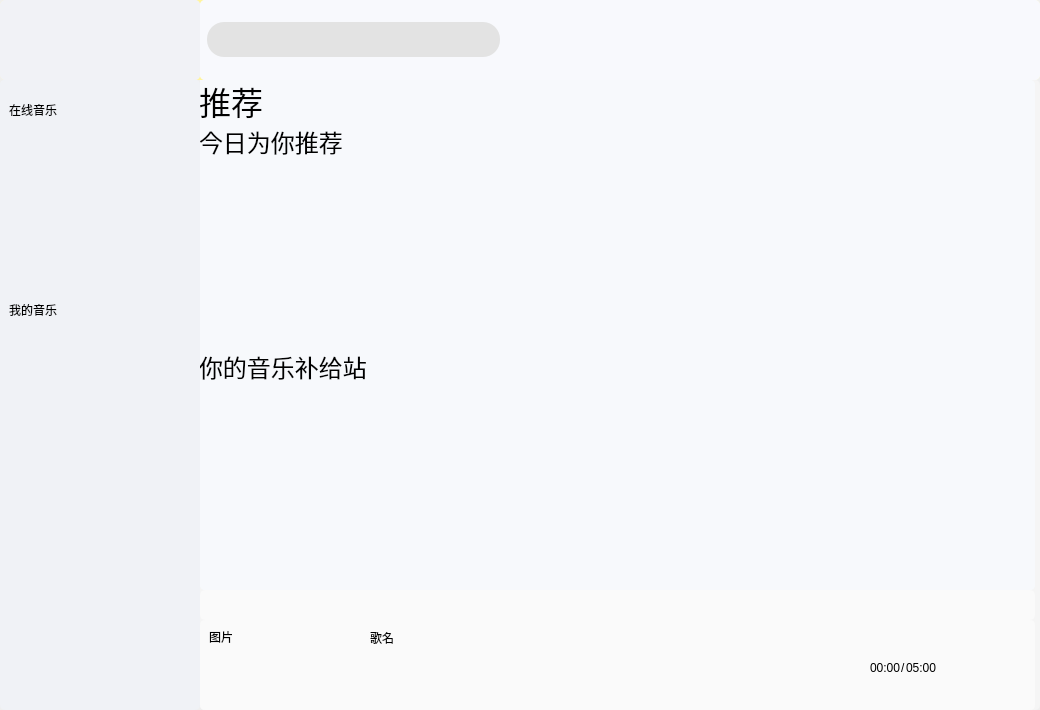
<?xml version="1.0" encoding="UTF-8"?>
<ui version="4.0">
 <class>client</class>
 <widget class="QWidget" name="client">
  <property name="geometry">
   <rect>
    <x>0</x>
    <y>0</y>
    <width>1040</width>
    <height>710</height>
   </rect>
  </property>
  <property name="windowTitle">
   <string>client</string>
  </property>
  <property name="styleSheet">
   <string notr="true">border-radius: 5px;</string>
  </property>
  <layout class="QVBoxLayout" name="verticalLayout">
   <property name="spacing">
    <number>0</number>
   </property>
   <property name="leftMargin">
    <number>0</number>
   </property>
   <property name="topMargin">
    <number>0</number>
   </property>
   <property name="rightMargin">
    <number>0</number>
   </property>
   <property name="bottomMargin">
    <number>0</number>
   </property>
   <item>
    <widget class="QWidget" name="background" native="true">
     <property name="styleSheet">
      <string notr="true"/>
     </property>
     <layout class="QVBoxLayout" name="verticalLayout_2">
      <property name="spacing">
       <number>0</number>
      </property>
      <property name="leftMargin">
       <number>0</number>
      </property>
      <property name="topMargin">
       <number>0</number>
      </property>
      <property name="rightMargin">
       <number>0</number>
      </property>
      <property name="bottomMargin">
       <number>0</number>
      </property>
      <item>
       <widget class="QWidget" name="head" native="true">
        <property name="minimumSize">
         <size>
          <width>0</width>
          <height>80</height>
         </size>
        </property>
        <property name="maximumSize">
         <size>
          <width>16777215</width>
          <height>80</height>
         </size>
        </property>
        <property name="styleSheet">
         <string notr="true">background-color:rgb(255, 244, 160)</string>
        </property>
        <layout class="QHBoxLayout" name="horizontalLayout">
         <property name="spacing">
          <number>0</number>
         </property>
         <property name="leftMargin">
          <number>0</number>
         </property>
         <property name="topMargin">
          <number>0</number>
         </property>
         <property name="rightMargin">
          <number>0</number>
         </property>
         <property name="bottomMargin">
          <number>0</number>
         </property>
         <item>
          <widget class="QWidget" name="headLeft" native="true">
           <property name="minimumSize">
            <size>
             <width>200</width>
             <height>0</height>
            </size>
           </property>
           <property name="maximumSize">
            <size>
             <width>200</width>
             <height>16777215</height>
            </size>
           </property>
           <property name="styleSheet">
            <string notr="true">background-color:rgb(241, 242, 246)</string>
           </property>
           <layout class="QHBoxLayout" name="horizontalLayout_3">
            <property name="spacing">
             <number>0</number>
            </property>
            <property name="leftMargin">
             <number>0</number>
            </property>
            <property name="topMargin">
             <number>0</number>
            </property>
            <property name="rightMargin">
             <number>0</number>
            </property>
            <property name="bottomMargin">
             <number>0</number>
            </property>
            <item>
             <widget class="QLabel" name="logo">
              <property name="styleSheet">
               <string notr="true">#logo
{
	background-image:url(&quot;:/images/logo.png&quot;);/*要加：*/
	background-repeat:no-repeat;/*因为图片小了，所以会重复*/
	background-position:center center;/*水平和垂直居中*/
}</string>
              </property>
              <property name="text">
               <string/>
              </property>
             </widget>
            </item>
           </layout>
          </widget>
         </item>
         <item>
          <widget class="QWidget" name="headRight" native="true">
           <property name="styleSheet">
            <string notr="true">background-color:rgb(248, 249, 253)</string>
           </property>
           <layout class="QHBoxLayout" name="horizontalLayout_2">
            <property name="spacing">
             <number>0</number>
            </property>
            <property name="leftMargin">
             <number>0</number>
            </property>
            <property name="topMargin">
             <number>0</number>
            </property>
            <property name="rightMargin">
             <number>0</number>
            </property>
            <property name="bottomMargin">
             <number>0</number>
            </property>
            <item>
             <widget class="QWidget" name="searchBox" native="true">
              <property name="minimumSize">
               <size>
                <width>300</width>
                <height>0</height>
               </size>
              </property>
              <property name="maximumSize">
               <size>
                <width>300</width>
                <height>16777215</height>
               </size>
              </property>
              <property name="styleSheet">
               <string notr="true"/>
              </property>
              <layout class="QHBoxLayout" name="horizontalLayout_4">
               <property name="spacing">
                <number>0</number>
               </property>
               <property name="leftMargin">
                <number>7</number>
               </property>
               <property name="topMargin">
                <number>0</number>
               </property>
               <property name="rightMargin">
                <number>0</number>
               </property>
               <property name="bottomMargin">
                <number>0</number>
               </property>
               <item>
                <widget class="QLineEdit" name="search">
                 <property name="minimumSize">
                  <size>
                   <width>0</width>
                   <height>35</height>
                  </size>
                 </property>
                 <property name="maximumSize">
                  <size>
                   <width>16777215</width>
                   <height>35</height>
                  </size>
                 </property>
                 <property name="styleSheet">
                  <string notr="true">#search
{
	background-color:#e3e3e3;
	border:none;
	border-radius:17px;
	padding-left:17px
}</string>
                 </property>
                </widget>
               </item>
              </layout>
             </widget>
            </item>
            <item>
             <widget class="QWidget" name="settingBox" native="true">
              <property name="styleSheet">
               <string notr="true"/>
              </property>
              <layout class="QHBoxLayout" name="horizontalLayout_5">
               <property name="spacing">
                <number>6</number>
               </property>
               <property name="leftMargin">
                <number>9</number>
               </property>
               <item>
                <spacer name="horizontalSpacer">
                 <property name="orientation">
                  <enum>Qt::Horizontal</enum>
                 </property>
                 <property name="sizeHint" stdset="0">
                  <size>
                   <width>40</width>
                   <height>20</height>
                  </size>
                 </property>
                </spacer>
               </item>
               <item>
                <widget class="QPushButton" name="skin">
                 <property name="minimumSize">
                  <size>
                   <width>30</width>
                   <height>30</height>
                  </size>
                 </property>
                 <property name="maximumSize">
                  <size>
                   <width>30</width>
                   <height>30</height>
                  </size>
                 </property>
                 <property name="styleSheet">
                  <string notr="true">#skin
{
	background-image:url(&quot;:/images/skin.png&quot;);
}
</string>
                 </property>
                 <property name="text">
                  <string/>
                 </property>
                </widget>
               </item>
               <item>
                <widget class="QPushButton" name="min">
                 <property name="minimumSize">
                  <size>
                   <width>30</width>
                   <height>30</height>
                  </size>
                 </property>
                 <property name="maximumSize">
                  <size>
                   <width>30</width>
                   <height>30</height>
                  </size>
                 </property>
                 <property name="styleSheet">
                  <string notr="true">#min
{
	background-image:url(&quot;:/images/min.png&quot;);
}</string>
                 </property>
                 <property name="text">
                  <string/>
                 </property>
                </widget>
               </item>
               <item>
                <widget class="QPushButton" name="max">
                 <property name="minimumSize">
                  <size>
                   <width>30</width>
                   <height>30</height>
                  </size>
                 </property>
                 <property name="maximumSize">
                  <size>
                   <width>30</width>
                   <height>30</height>
                  </size>
                 </property>
                 <property name="styleSheet">
                  <string notr="true">#max
{
	background-image:url(&quot;:/images/max.png&quot;);
}</string>
                 </property>
                 <property name="text">
                  <string/>
                 </property>
                </widget>
               </item>
               <item>
                <widget class="QPushButton" name="quit">
                 <property name="minimumSize">
                  <size>
                   <width>30</width>
                   <height>30</height>
                  </size>
                 </property>
                 <property name="maximumSize">
                  <size>
                   <width>30</width>
                   <height>30</height>
                  </size>
                 </property>
                 <property name="styleSheet">
                  <string notr="true">#quit
{
	background-image:url(&quot;:/images/quit.png&quot;);
}</string>
                 </property>
                 <property name="text">
                  <string/>
                 </property>
                </widget>
               </item>
              </layout>
             </widget>
            </item>
           </layout>
          </widget>
         </item>
        </layout>
       </widget>
      </item>
      <item>
       <widget class="QWidget" name="body" native="true">
        <property name="styleSheet">
         <string notr="true"/>
        </property>
        <layout class="QHBoxLayout" name="horizontalLayout_6">
         <property name="spacing">
          <number>0</number>
         </property>
         <property name="leftMargin">
          <number>0</number>
         </property>
         <property name="topMargin">
          <number>0</number>
         </property>
         <property name="rightMargin">
          <number>0</number>
         </property>
         <property name="bottomMargin">
          <number>0</number>
         </property>
         <item>
          <widget class="QWidget" name="bodyLeft" native="true">
           <property name="minimumSize">
            <size>
             <width>200</width>
             <height>0</height>
            </size>
           </property>
           <property name="maximumSize">
            <size>
             <width>200</width>
             <height>16777215</height>
            </size>
           </property>
           <property name="styleSheet">
            <string notr="true">background-color:rgb(240, 242, 246)</string>
           </property>
           <layout class="QVBoxLayout" name="verticalLayout_3">
            <property name="spacing">
             <number>0</number>
            </property>
            <property name="leftMargin">
             <number>0</number>
            </property>
            <property name="topMargin">
             <number>0</number>
            </property>
            <property name="rightMargin">
             <number>0</number>
            </property>
            <property name="bottomMargin">
             <number>0</number>
            </property>
            <item>
             <widget class="QWidget" name="leftBox" native="true">
              <property name="minimumSize">
               <size>
                <width>0</width>
                <height>400</height>
               </size>
              </property>
              <property name="maximumSize">
               <size>
                <width>16777215</width>
                <height>400</height>
               </size>
              </property>
              <property name="styleSheet">
               <string notr="true">background-color:rgb(240, 242, 246)</string>
              </property>
              <layout class="QVBoxLayout" name="verticalLayout_4">
               <property name="spacing">
                <number>0</number>
               </property>
               <property name="leftMargin">
                <number>0</number>
               </property>
               <property name="topMargin">
                <number>0</number>
               </property>
               <property name="rightMargin">
                <number>0</number>
               </property>
               <property name="bottomMargin">
                <number>0</number>
               </property>
               <item>
                <widget class="QWidget" name="onlineMusic" native="true">
                 <property name="styleSheet">
                  <string notr="true">background-color:rgb(240, 242, 246)</string>
                 </property>
                 <widget class="BtForm" name="rec" native="true">
                  <property name="geometry">
                   <rect>
                    <x>9</x>
                    <y>56</y>
                    <width>182</width>
                    <height>41</height>
                   </rect>
                  </property>
                  <property name="minimumSize">
                   <size>
                    <width>0</width>
                    <height>41</height>
                   </size>
                  </property>
                  <property name="maximumSize">
                   <size>
                    <width>16777215</width>
                    <height>41</height>
                   </size>
                  </property>
                  <property name="styleSheet">
                   <string notr="true"/>
                  </property>
                 </widget>
                 <widget class="QLabel" name="onlineMusicText">
                  <property name="geometry">
                   <rect>
                    <x>9</x>
                    <y>9</y>
                    <width>182</width>
                    <height>41</height>
                   </rect>
                  </property>
                  <property name="minimumSize">
                   <size>
                    <width>0</width>
                    <height>41</height>
                   </size>
                  </property>
                  <property name="maximumSize">
                   <size>
                    <width>16777215</width>
                    <height>41</height>
                   </size>
                  </property>
                  <property name="text">
                   <string>在线音乐</string>
                  </property>
                 </widget>
                </widget>
               </item>
               <item>
                <widget class="QWidget" name="myMusic" native="true">
                 <property name="styleSheet">
                  <string notr="true">background-color:rgb(240, 242, 246)</string>
                 </property>
                 <layout class="QVBoxLayout" name="verticalLayout_5">
                  <item>
                   <widget class="QLabel" name="myMusicText">
                    <property name="text">
                     <string>我的音乐</string>
                    </property>
                   </widget>
                  </item>
                  <item>
                   <widget class="BtForm" name="like" native="true">
                    <property name="styleSheet">
                     <string notr="true"/>
                    </property>
                   </widget>
                  </item>
                  <item>
                   <widget class="BtForm" name="local" native="true"/>
                  </item>
                  <item>
                   <widget class="BtForm" name="recent" native="true"/>
                  </item>
                 </layout>
                </widget>
               </item>
              </layout>
             </widget>
            </item>
            <item>
             <spacer name="verticalSpacer">
              <property name="orientation">
               <enum>Qt::Vertical</enum>
              </property>
              <property name="sizeHint" stdset="0">
               <size>
                <width>20</width>
                <height>583</height>
               </size>
              </property>
             </spacer>
            </item>
           </layout>
          </widget>
         </item>
         <item>
          <widget class="QWidget" name="bodyRight" native="true">
           <property name="styleSheet">
            <string notr="true">background-color:#f5f5f5</string>
           </property>
           <layout class="QVBoxLayout" name="verticalLayout_7">
            <property name="spacing">
             <number>0</number>
            </property>
            <property name="leftMargin">
             <number>0</number>
            </property>
            <property name="topMargin">
             <number>0</number>
            </property>
            <property name="rightMargin">
             <number>5</number>
            </property>
            <property name="bottomMargin">
             <number>0</number>
            </property>
            <item>
             <widget class="QStackedWidget" name="stackedWidget">
              <property name="styleSheet">
               <string notr="true">background-color: rgb(247,249,252)</string>
              </property>
              <property name="currentIndex">
               <number>0</number>
              </property>
              <widget class="QWidget" name="recPage">
               <widget class="QScrollArea" name="scrollArea">
                <property name="geometry">
                 <rect>
                  <x>-1</x>
                  <y>-4</y>
                  <width>820</width>
                  <height>500</height>
                 </rect>
                </property>
                <property name="widgetResizable">
                 <bool>true</bool>
                </property>
                <widget class="QWidget" name="scrollAreaWidgetContents">
                 <property name="geometry">
                  <rect>
                   <x>0</x>
                   <y>0</y>
                   <width>820</width>
                   <height>500</height>
                  </rect>
                 </property>
                 <layout class="QVBoxLayout" name="verticalLayout_6">
                  <property name="spacing">
                   <number>0</number>
                  </property>
                  <property name="leftMargin">
                   <number>0</number>
                  </property>
                  <property name="topMargin">
                   <number>0</number>
                  </property>
                  <property name="rightMargin">
                   <number>0</number>
                  </property>
                  <property name="bottomMargin">
                   <number>0</number>
                  </property>
                  <item>
                   <widget class="QLabel" name="recText">
                    <property name="minimumSize">
                     <size>
                      <width>0</width>
                      <height>50</height>
                     </size>
                    </property>
                    <property name="maximumSize">
                     <size>
                      <width>16777215</width>
                      <height>50</height>
                     </size>
                    </property>
                    <property name="font">
                     <font>
                      <family>Arial</family>
                      <pointsize>24</pointsize>
                     </font>
                    </property>
                    <property name="text">
                     <string>推荐</string>
                    </property>
                   </widget>
                  </item>
                  <item>
                   <widget class="QLabel" name="recMusicText">
                    <property name="minimumSize">
                     <size>
                      <width>0</width>
                      <height>30</height>
                     </size>
                    </property>
                    <property name="maximumSize">
                     <size>
                      <width>16777215</width>
                      <height>30</height>
                     </size>
                    </property>
                    <property name="font">
                     <font>
                      <pointsize>18</pointsize>
                     </font>
                    </property>
                    <property name="text">
                     <string>今日为你推荐</string>
                    </property>
                   </widget>
                  </item>
                  <item>
                   <widget class="RecBox" name="recMusicBox" native="true"/>
                  </item>
                  <item>
                   <widget class="QLabel" name="supplyMusicText">
                    <property name="minimumSize">
                     <size>
                      <width>0</width>
                      <height>30</height>
                     </size>
                    </property>
                    <property name="maximumSize">
                     <size>
                      <width>16777215</width>
                      <height>30</height>
                     </size>
                    </property>
                    <property name="font">
                     <font>
                      <pointsize>18</pointsize>
                     </font>
                    </property>
                    <property name="text">
                     <string>你的音乐补给站</string>
                    </property>
                   </widget>
                  </item>
                  <item>
                   <widget class="RecBox" name="supplyMusicBox" native="true"/>
                  </item>
                 </layout>
                </widget>
               </widget>
              </widget>
              <widget class="CommonPage" name="likePage"/>
              <widget class="CommonPage" name="localPage"/>
              <widget class="CommonPage" name="recentPage"/>
             </widget>
            </item>
            <item>
             <widget class="QWidget" name="progressBar" native="true">
              <property name="minimumSize">
               <size>
                <width>0</width>
                <height>30</height>
               </size>
              </property>
              <property name="maximumSize">
               <size>
                <width>16777215</width>
                <height>30</height>
               </size>
              </property>
              <property name="styleSheet">
               <string notr="true">background-color:rgb(250, 250, 250)</string>
              </property>
             </widget>
            </item>
            <item>
             <widget class="QWidget" name="controlBox" native="true">
              <property name="minimumSize">
               <size>
                <width>0</width>
                <height>90</height>
               </size>
              </property>
              <property name="maximumSize">
               <size>
                <width>16777215</width>
                <height>90</height>
               </size>
              </property>
              <property name="styleSheet">
               <string notr="true">background-color:rgb(250, 250, 250)</string>
              </property>
              <layout class="QHBoxLayout" name="horizontalLayout_7">
               <property name="spacing">
                <number>0</number>
               </property>
               <property name="leftMargin">
                <number>0</number>
               </property>
               <property name="topMargin">
                <number>0</number>
               </property>
               <property name="rightMargin">
                <number>0</number>
               </property>
               <property name="bottomMargin">
                <number>0</number>
               </property>
               <item>
                <widget class="QWidget" name="play1" native="true">
                 <property name="styleSheet">
                  <string notr="true"/>
                 </property>
                 <widget class="QLabel" name="musicCover">
                  <property name="geometry">
                   <rect>
                    <x>9</x>
                    <y>9</y>
                    <width>30</width>
                    <height>16</height>
                   </rect>
                  </property>
                  <property name="text">
                   <string>图片</string>
                  </property>
                 </widget>
                 <widget class="QLabel" name="musicName">
                  <property name="geometry">
                   <rect>
                    <x>170</x>
                    <y>10</y>
                    <width>30</width>
                    <height>16</height>
                   </rect>
                  </property>
                  <property name="text">
                   <string>歌名</string>
                  </property>
                 </widget>
                 <widget class="QPushButton" name="download">
                  <property name="geometry">
                   <rect>
                    <x>170</x>
                    <y>50</y>
                    <width>30</width>
                    <height>30</height>
                   </rect>
                  </property>
                  <property name="minimumSize">
                   <size>
                    <width>30</width>
                    <height>30</height>
                   </size>
                  </property>
                  <property name="maximumSize">
                   <size>
                    <width>30</width>
                    <height>30</height>
                   </size>
                  </property>
                  <property name="text">
                   <string/>
                  </property>
                 </widget>
                </widget>
               </item>
               <item>
                <widget class="QWidget" name="play2" native="true">
                 <property name="styleSheet">
                  <string notr="true"/>
                 </property>
                 <layout class="QHBoxLayout" name="horizontalLayout_8">
                  <item>
                   <widget class="QPushButton" name="addLike">
                    <property name="minimumSize">
                     <size>
                      <width>30</width>
                      <height>30</height>
                     </size>
                    </property>
                    <property name="maximumSize">
                     <size>
                      <width>30</width>
                      <height>30</height>
                     </size>
                    </property>
                    <property name="text">
                     <string/>
                    </property>
                   </widget>
                  </item>
                  <item>
                   <widget class="QPushButton" name="playPrev">
                    <property name="minimumSize">
                     <size>
                      <width>30</width>
                      <height>30</height>
                     </size>
                    </property>
                    <property name="maximumSize">
                     <size>
                      <width>30</width>
                      <height>30</height>
                     </size>
                    </property>
                    <property name="text">
                     <string/>
                    </property>
                   </widget>
                  </item>
                  <item>
                   <widget class="QPushButton" name="play">
                    <property name="minimumSize">
                     <size>
                      <width>60</width>
                      <height>60</height>
                     </size>
                    </property>
                    <property name="maximumSize">
                     <size>
                      <width>60</width>
                      <height>60</height>
                     </size>
                    </property>
                    <property name="text">
                     <string/>
                    </property>
                   </widget>
                  </item>
                  <item>
                   <widget class="QPushButton" name="playNext">
                    <property name="minimumSize">
                     <size>
                      <width>30</width>
                      <height>30</height>
                     </size>
                    </property>
                    <property name="maximumSize">
                     <size>
                      <width>30</width>
                      <height>30</height>
                     </size>
                    </property>
                    <property name="text">
                     <string/>
                    </property>
                   </widget>
                  </item>
                  <item>
                   <widget class="QPushButton" name="playMode">
                    <property name="minimumSize">
                     <size>
                      <width>30</width>
                      <height>30</height>
                     </size>
                    </property>
                    <property name="maximumSize">
                     <size>
                      <width>30</width>
                      <height>30</height>
                     </size>
                    </property>
                    <property name="text">
                     <string/>
                    </property>
                   </widget>
                  </item>
                 </layout>
                </widget>
               </item>
               <item>
                <widget class="QWidget" name="play3" native="true">
                 <property name="styleSheet">
                  <string notr="true"/>
                 </property>
                 <widget class="QWidget" name="layoutWidget">
                  <property name="geometry">
                   <rect>
                    <x>20</x>
                    <y>30</y>
                    <width>232</width>
                    <height>36</height>
                   </rect>
                  </property>
                  <layout class="QHBoxLayout" name="horizontalLayout_13">
                   <item>
                    <spacer name="horizontalSpacer_2">
                     <property name="orientation">
                      <enum>Qt::Horizontal</enum>
                     </property>
                     <property name="sizeHint" stdset="0">
                      <size>
                       <width>58</width>
                       <height>20</height>
                      </size>
                     </property>
                    </spacer>
                   </item>
                   <item>
                    <layout class="QHBoxLayout" name="horizontalLayout_12">
                     <item>
                      <layout class="QHBoxLayout" name="horizontalLayout_10">
                       <property name="spacing">
                        <number>0</number>
                       </property>
                       <item>
                        <widget class="QLabel" name="currentTime">
                         <property name="text">
                          <string>00:00</string>
                         </property>
                        </widget>
                       </item>
                       <item>
                        <widget class="QLabel" name="line">
                         <property name="text">
                          <string>/</string>
                         </property>
                        </widget>
                       </item>
                       <item>
                        <widget class="QLabel" name="totalTime">
                         <property name="text">
                          <string>05:00</string>
                         </property>
                        </widget>
                       </item>
                      </layout>
                     </item>
                     <item>
                      <layout class="QHBoxLayout" name="horizontalLayout_11">
                       <item>
                        <widget class="QPushButton" name="lrcWord">
                         <property name="minimumSize">
                          <size>
                           <width>30</width>
                           <height>30</height>
                          </size>
                         </property>
                         <property name="maximumSize">
                          <size>
                           <width>30</width>
                           <height>30</height>
                          </size>
                         </property>
                         <property name="text">
                          <string/>
                         </property>
                        </widget>
                       </item>
                       <item>
                        <widget class="QPushButton" name="volume">
                         <property name="minimumSize">
                          <size>
                           <width>30</width>
                           <height>30</height>
                          </size>
                         </property>
                         <property name="maximumSize">
                          <size>
                           <width>30</width>
                           <height>30</height>
                          </size>
                         </property>
                         <property name="text">
                          <string/>
                         </property>
                        </widget>
                       </item>
                      </layout>
                     </item>
                    </layout>
                   </item>
                  </layout>
                 </widget>
                </widget>
               </item>
              </layout>
             </widget>
            </item>
           </layout>
          </widget>
         </item>
        </layout>
       </widget>
      </item>
     </layout>
    </widget>
   </item>
  </layout>
 </widget>
 <customwidgets>
  <customwidget>
   <class>BtForm</class>
   <extends>QWidget</extends>
   <header location="global">btform.h</header>
   <container>1</container>
  </customwidget>
  <customwidget>
   <class>RecBox</class>
   <extends>QWidget</extends>
   <header location="global">recbox.h</header>
   <container>1</container>
  </customwidget>
  <customwidget>
   <class>CommonPage</class>
   <extends>QWidget</extends>
   <header location="global">commonpage.h</header>
   <container>1</container>
  </customwidget>
 </customwidgets>
 <resources/>
 <connections/>
</ui>
